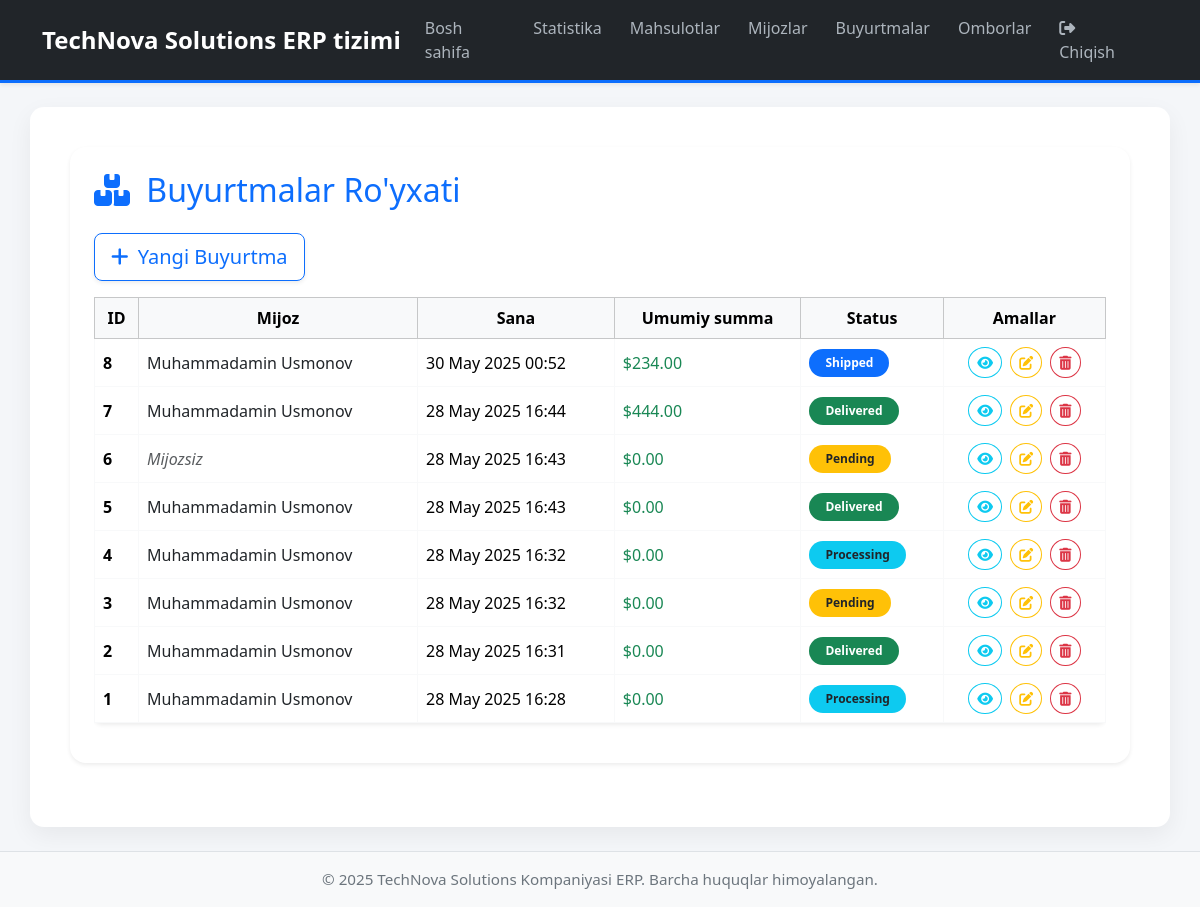
Before: /orders/ (signed in) with the older database file.
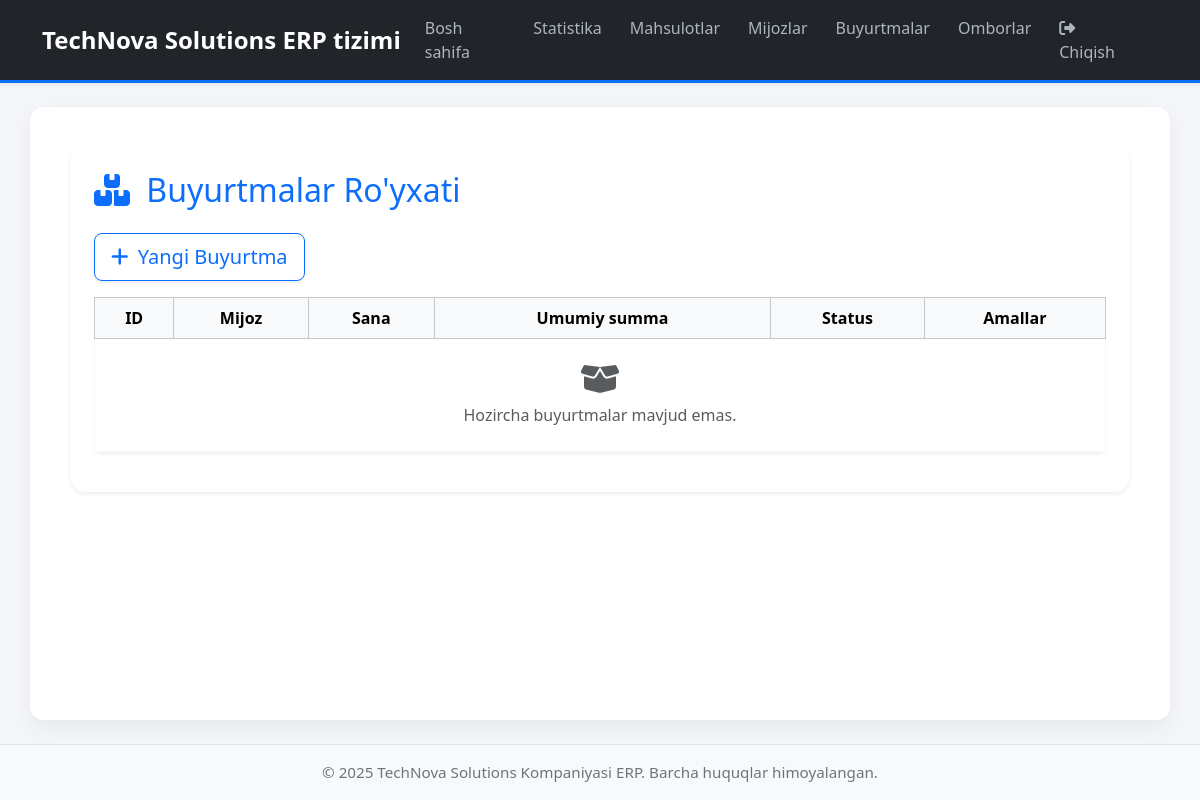
After: the same page with the newer database file.
### orders/models.py (models this page shows, shortened)
class Order(models.Model):
    STATUS_CHOICES = [
        ('Pending', 'Kutilmoqda'),       # O'zbekcha tarjimalarni berdim
        ('Processing', 'Qayta ishlanmoqda'),
        ('Shipped', 'Jo\'natildi'),
        ('Delivered', 'Yetkazib berildi'),
        ('Cancelled', 'Bekor qilindi'),
    ]
    customer = models.ForeignKey(
        Customer,
        on_delete=models.SET_NULL, # Mijoz o'chirilganda buyurtma o'chirilmasin
        null=True,                 # Ma'lumotlar bazasida null bo'lishi mumkin
        blank=True,                # Formada bo'sh bo'lishi mumkin
        related_name='orders'
    )
    order_date = models.DateTimeField(auto_now_add=True)
    status = models.CharField(max_length=50, choices=STATUS_CHOICES, default='Pending') # Status tanlovi
    total_amount = models.DecimalField(max_digits=10, decimal_places=2, default=Decimal('0.00')) # Dastlabki qiymat
    notes = models.TextField(blank=True, null=True)
    created_at = models.DateTimeField(auto_now_add=True)
    updated_at = models.DateTimeField(auto_now=True)
    class Meta:
        verbose_name = "Buyurtma"
        verbose_name_plural = "Buyurtmalar"
        ordering = ['-order_date'] # Eng yangi buyurtmalar birinchi ko'rinsin

### customers/models.py (models this page shows, shortened)
class Customer(models.Model):
    first_name = models.CharField(max_length=100)
    last_name = models.CharField(max_length=100)
    email = models.EmailField(unique=True)
    phone_number = models.CharField(max_length=20, blank=True, null=True)
    address = models.TextField(blank=True, null=True)
    company_name = models.CharField(max_length=200, blank=True, null=True)
    created_at = models.DateTimeField(auto_now_add=True)
    updated_at = models.DateTimeField(auto_now=True)
    class Meta:
        verbose_name = "Mijoz"
        verbose_name_plural = "Mijozlar"
        ordering = ['last_name', 'first_name']

### orders/views.py (the view)
# urls.py: path('', views.order_list, name='order_list'),
def order_list(request):
    orders = Order.objects.all().order_by('-order_date')
    return render(request, 'orders/order_list.html', {'orders': orders})

### orders/templates/orders/order_list.html (shortened to what this page needs)
{% extends 'base.html' %}
{% block content %}
<div class="mb-4 p-4 rounded-4 shadow-sm bg-gradient" style="background: linear-gradient(to right, #f8f9fa, #e9ecef);">
    <h2 class="mb-4 text-primary"><i class="fas fa-boxes me-2"></i> Buyurtmalar Ro'yxati</h2>
    <div class="d-flex justify-content-between align-items-center mb-3">
        <a href="{% url 'orders:order_create' %}" class="btn btn-outline-primary btn-lg rounded-3 shadow-sm">
            <i class="fas fa-plus me-1"></i> Yangi Buyurtma
        </a>
    </div>
    <div class="table-responsive">
        <table class="table align-middle table-hover table-bordered border-light bg-white rounded-3 shadow-sm">
            <thead class="table-light text-center">
                <tr>
                    <th>ID</th>
                    <th>Mijoz</th>
                    <th>Sana</th>
                    <th>Umumiy summa</th>
                    <th>Status</th>
                    <th>Amallar</th>
                </tr>
            </thead>
            <tbody>
                {% for order in orders %}
                <tr>
                    <td class="fw-bold">{{ order.id }}</td>
                    <td>
                        {% if order.customer %}
                            <a href="{% url 'customers:customer_detail' order.customer.id %}" class="text-decoration-none text-dark">
                                {{ order.customer.first_name }} {{ order.customer.last_name }}
                            </a>
                        {% else %}
                            <span class="text-muted fst-italic">Mijozsiz</span>
                        {% endif %}
                    </td>
                    <td>{{ order.order_date|date:"d M Y H:i" }}</td>
                    <td class="text-success">${{ order.total_amount|floatformat:2 }}</td>
                    <td>
                        {% if order.status == 'Pending' %}
                            <span class="badge rounded-pill bg-warning text-dark px-3 py-2">{{ order.status }}</span>
                        {% elif order.status == 'Processing' %}
                            <span class="badge rounded-pill bg-info text-dark px-3 py-2">{{ order.status }}</span>
                        {% elif order.status == 'Shipped' %}
                            <span class="badge rounded-pill bg-primary px-3 py-2">{{ order.status }}</span>
                        {% elif order.status == 'Delivered' %}
                            <span class="badge rounded-pill bg-success px-3 py-2">{{ order.status }}</span>
                        {% else %}
                            <span class="badge rounded-pill bg-danger px-3 py-2">{{ order.status }}</span>
                        {% endif %}
                    </td>
                    <td class="text-center">
                        <a href="{% url 'orders:order_detail' order.id %}" class="btn btn-outline-info btn-sm rounded-circle me-1" title="Ko'rish">
                            <i class="fas fa-eye"></i>
                        </a>
                        <a href="{% url 'orders:order_update' order.id %}" class="btn btn-outline-warning btn-sm rounded-circle me-1" title="Tahrirlash">
                            <i class="fas fa-edit"></i>
                        </a>
                        <a href="{% url 'orders:order_delete' order.id %}" class="btn btn-outline-danger btn-sm rounded-circle" title="O'chirish">
                            <i class="fas fa-trash-alt"></i>
                        </a>
                    </td>
                </tr>
                {% empty %}
                <tr>
                    <td colspan="6" class="text-center text-muted py-4">
                        <i class="fas fa-box-open fa-2x d-block mb-2"></i>
                        Hozircha buyurtmalar mavjud emas.
                    </td>
                </tr>
                {% endfor %}
            </tbody>
        </table>
    </div>
</div>
{% endblock %}

### core/templates/base.html (shortened to what this page needs)
{% load static %}
<!DOCTYPE html>
<html lang="uz">
<head>
    <link href="https://cdn.jsdelivr.net/npm/bootstrap@5.3.3/dist/css/bootstrap.min.css" rel="stylesheet">
    <link href="https://cdnjs.cloudflare.com/ajax/libs/font-awesome/6.5.2/css/all.min.css" rel="stylesheet" />
</head>
<body class="d-flex flex-column min-vh-100">
    <nav class="navbar navbar-expand-lg navbar-dark shadow-sm">
        <div class="container">
            <a class="navbar-brand" href="{% url 'home' %}">TechNova Solutions ERP tizimi</a>
            <div class="collapse navbar-collapse" id="navbarNav">
                <ul class="navbar-nav me-auto mb-2 mb-lg-0">
                    <li class="nav-item">
                        <a class="nav-link {% if request.resolver_match.url_name == 'home' %}active{% endif %}" href="{% url 'home' %}">Bosh sahifa</a>
                    </li>
                    <li class="nav-item">
                        <a class="nav-link" href="{% url 'dashboard' %}">Statistika</a>
                    </li>
                    <li class="nav-item">
                        <a class="nav-link" href="{% url 'products:product_list' %}">Mahsulotlar</a>
                    </li>
                    <li class="nav-item">
                        <a class="nav-link" href="{% url 'customers:customer_list' %}">Mijozlar</a>
                    </li>
                    <li class="nav-item">
                        <a class="nav-link" href="{% url 'orders:order_list' %}">Buyurtmalar</a>
                    </li>
                    <li class="nav-item">
                        <a class="nav-link" href="{% url 'warehouses:warehouse_list' %}">Omborlar</a>
                    </li>
                </ul>
                <ul class="navbar-nav ms-auto">
                    {% if user.is_authenticated %}
                        <li class="nav-item">
                            <a class="nav-link" href="{% url 'logout' %}"><i class="fas fa-sign-out-alt me-1"></i> Chiqish</a>
                        </li>
                    {% else %}
                        <li class="nav-item">
                            <a class="nav-link" href="{% url 'login' %}"><i class="fas fa-sign-in-alt me-1"></i> Kirish</a>
                        </li>
                    {% endif %}
                </ul>
            </div>
        </div>
    </nav>
    <main class="container my-4 flex-grow-1">
        {% block content %}{% endblock %}
    </main>
    <footer class="footer text-center mt-auto">
        <div class="container">
            <span>© 2025 TechNova Solutions Kompaniyasi ERP. Barcha huquqlar himoyalangan.</span>
        </div>
    </footer>
</body>
</html>

### core/templates/base.html (style rules this page uses)
body { background-color: #f4f6f9; font-family: 'Segoe UI', sans-serif; }
.navbar { background-color: #212529; border-bottom: 3px solid #0d6efd; }
.navbar-brand { color: #ffffff !important; font-size: 1.5rem; font-weight: bold; }
.nav-link { color: #adb5bd !important; margin-right: 0.75rem; font-size: 1rem; transition: all 0.3s ease-in-out; }
main.container { background-color: #ffffff; padding: 2.5rem; border-radius: 14px; box-shadow: 0 8px 24px rgba(0, 0, 0, 0.06); }
.footer { background-color: #f8f9fa; border-top: 1px solid #dee2e6; font-size: 0.95rem; color: #6c757d; }
.footer span { display: block; padding: 1rem; }

Changed rows visible on the page:
removed Order: id "8", customer.first_name "Muhammadamin", customer.last_name "Usmonov", order_date "30 May 2025 00:52", total_amount "234.00", status "Shipped"
removed Order: id "7", customer.first_name "Muhammadamin", customer.last_name "Usmonov", order_date "28 May 2025 16:44", total_amount "444.00", status "Delivered"
removed Order: id "6", shows "Mijozsiz", order_date "28 May 2025 16:43", total_amount "0.00", status "Pending"
removed Order: id "5", customer.first_name "Muhammadamin", customer.last_name "Usmonov", order_date "28 May 2025 16:43", total_amount "0.00", status "Delivered"
removed Order: id "4", customer.first_name "Muhammadamin", customer.last_name "Usmonov", order_date "28 May 2025 16:32", total_amount "0.00", status "Processing"
removed Order: id "3", customer.first_name "Muhammadamin", customer.last_name "Usmonov", order_date "28 May 2025 16:32", total_amount "0.00", status "Pending"
removed Order: id "2", customer.first_name "Muhammadamin", customer.last_name "Usmonov", order_date "28 May 2025 16:31", total_amount "0.00", status "Delivered"
removed Order: id "1", customer.first_name "Muhammadamin", customer.last_name "Usmonov", order_date "28 May 2025 16:28", total_amount "0.00", status "Processing"
Other visible differences:
text now shown: "Hozircha buyurtmalar mavjud emas."
